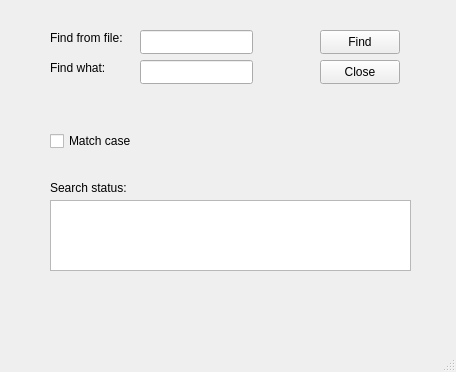
<?xml version="1.0" encoding="UTF-8"?>
<ui version="4.0">
 <class>MainWindow</class>
 <widget class="QMainWindow" name="MainWindow">
  <property name="geometry">
   <rect>
    <x>0</x>
    <y>0</y>
    <width>456</width>
    <height>372</height>
   </rect>
  </property>
  <property name="windowTitle">
   <string>MainWindow</string>
  </property>
  <widget class="QWidget" name="centralwidget">
   <widget class="QLabel" name="label">
    <property name="geometry">
     <rect>
      <x>50</x>
      <y>30</y>
      <width>81</width>
      <height>16</height>
     </rect>
    </property>
    <property name="text">
     <string>Find from file:</string>
    </property>
   </widget>
   <widget class="QLabel" name="label_2">
    <property name="geometry">
     <rect>
      <x>50</x>
      <y>60</y>
      <width>81</width>
      <height>16</height>
     </rect>
    </property>
    <property name="text">
     <string>Find what:</string>
    </property>
   </widget>
   <widget class="QLineEdit" name="fileLineEdit">
    <property name="geometry">
     <rect>
      <x>140</x>
      <y>30</y>
      <width>113</width>
      <height>24</height>
     </rect>
    </property>
   </widget>
   <widget class="QLineEdit" name="keyLineEdit">
    <property name="geometry">
     <rect>
      <x>140</x>
      <y>60</y>
      <width>113</width>
      <height>24</height>
     </rect>
    </property>
   </widget>
   <widget class="QPushButton" name="findPushButton">
    <property name="geometry">
     <rect>
      <x>320</x>
      <y>30</y>
      <width>80</width>
      <height>24</height>
     </rect>
    </property>
    <property name="text">
     <string>Find</string>
    </property>
   </widget>
   <widget class="QPushButton" name="closePushButton">
    <property name="geometry">
     <rect>
      <x>320</x>
      <y>60</y>
      <width>80</width>
      <height>24</height>
     </rect>
    </property>
    <property name="text">
     <string>Close</string>
    </property>
   </widget>
   <widget class="QCheckBox" name="matchCheckBox">
    <property name="geometry">
     <rect>
      <x>50</x>
      <y>130</y>
      <width>91</width>
      <height>22</height>
     </rect>
    </property>
    <property name="text">
     <string>Match case</string>
    </property>
   </widget>
   <widget class="QLabel" name="label_3">
    <property name="geometry">
     <rect>
      <x>50</x>
      <y>180</y>
      <width>81</width>
      <height>16</height>
     </rect>
    </property>
    <property name="text">
     <string>Search status:</string>
    </property>
   </widget>
   <widget class="QTextBrowser" name="textBrowser">
    <property name="geometry">
     <rect>
      <x>50</x>
      <y>200</y>
      <width>361</width>
      <height>71</height>
     </rect>
    </property>
   </widget>
  </widget>
  <widget class="QMenuBar" name="menubar">
   <property name="geometry">
    <rect>
     <x>0</x>
     <y>0</y>
     <width>456</width>
     <height>21</height>
    </rect>
   </property>
  </widget>
  <widget class="QStatusBar" name="statusbar"/>
 </widget>
 <resources/>
 <connections/>
</ui>
